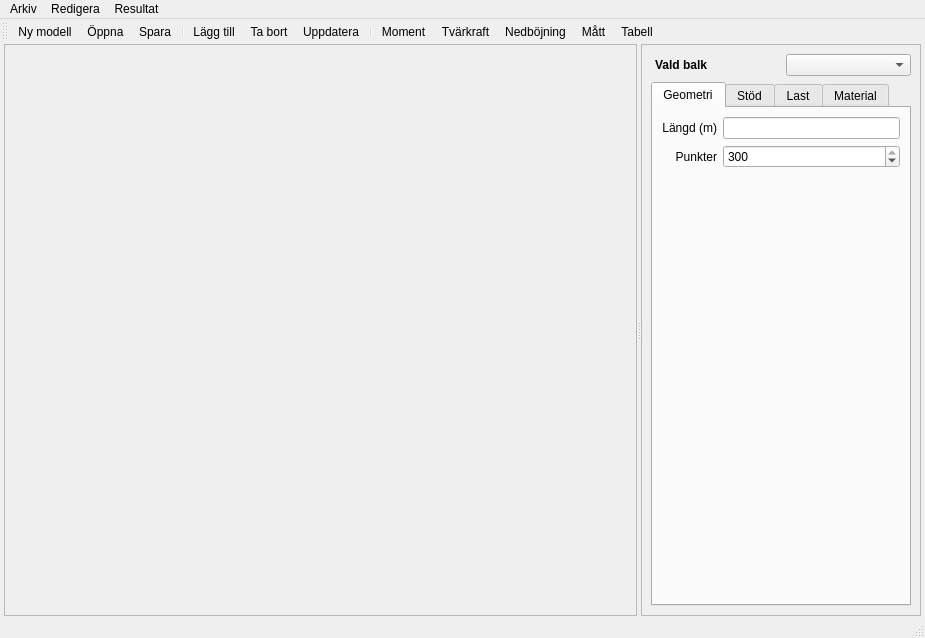
<?xml version="1.0" encoding="UTF-8"?>
<ui version="4.0">
 <class>main_window</class>
 <widget class="QMainWindow" name="main_window">
  <property name="geometry">
   <rect>
    <x>0</x>
    <y>0</y>
    <width>925</width>
    <height>638</height>
   </rect>
  </property>
  <property name="windowTitle">
   <string>Kontinuerlig balk</string>
  </property>
  <widget class="QWidget" name="main_widget">
   <layout class="QVBoxLayout" name="verticalLayout">
    <property name="leftMargin">
     <number>4</number>
    </property>
    <property name="topMargin">
     <number>0</number>
    </property>
    <property name="rightMargin">
     <number>4</number>
    </property>
    <property name="bottomMargin">
     <number>0</number>
    </property>
    <item>
     <widget class="QSplitter" name="splitter">
      <property name="orientation">
       <enum>Qt::Orientation::Horizontal</enum>
      </property>
      <widget class="QFrame" name="frame">
       <property name="sizePolicy">
        <sizepolicy hsizetype="Expanding" vsizetype="Preferred">
         <horstretch>0</horstretch>
         <verstretch>0</verstretch>
        </sizepolicy>
       </property>
       <property name="frameShape">
        <enum>QFrame::Shape::StyledPanel</enum>
       </property>
       <property name="frameShadow">
        <enum>QFrame::Shadow::Raised</enum>
       </property>
       <layout class="QVBoxLayout" name="verticalLayout_3">
        <item>
         <layout class="QVBoxLayout" name="main_layout"/>
        </item>
       </layout>
      </widget>
      <widget class="QFrame" name="frame_3">
       <property name="maximumSize">
        <size>
         <width>280</width>
         <height>16777215</height>
        </size>
       </property>
       <property name="autoFillBackground">
        <bool>false</bool>
       </property>
       <property name="frameShape">
        <enum>QFrame::Shape::StyledPanel</enum>
       </property>
       <property name="frameShadow">
        <enum>QFrame::Shadow::Raised</enum>
       </property>
       <layout class="QVBoxLayout" name="verticalLayout_2">
        <item>
         <layout class="QHBoxLayout" name="horizontalLayout">
          <property name="leftMargin">
           <number>4</number>
          </property>
          <item>
           <widget class="QLabel" name="label">
            <property name="font">
             <font>
              <bold>true</bold>
             </font>
            </property>
            <property name="text">
             <string>Vald balk</string>
            </property>
           </widget>
          </item>
          <item>
           <widget class="QComboBox" name="segment_combo">
            <property name="font">
             <font>
              <bold>true</bold>
             </font>
            </property>
           </widget>
          </item>
         </layout>
        </item>
        <item>
         <widget class="QTabWidget" name="tabWidget">
          <property name="tabPosition">
           <enum>QTabWidget::TabPosition::North</enum>
          </property>
          <property name="tabShape">
           <enum>QTabWidget::TabShape::Rounded</enum>
          </property>
          <property name="currentIndex">
           <number>0</number>
          </property>
          <property name="tabBarAutoHide">
           <bool>false</bool>
          </property>
          <widget class="QWidget" name="geometry_tab">
           <attribute name="title">
            <string>Geometri</string>
           </attribute>
           <layout class="QVBoxLayout" name="verticalLayout_4">
            <item>
             <layout class="QGridLayout" name="gridLayout">
              <item row="0" column="0">
               <widget class="QLabel" name="label_2">
                <property name="text">
                 <string>Längd (m)</string>
                </property>
                <property name="alignment">
                 <set>Qt::AlignmentFlag::AlignRight|Qt::AlignmentFlag::AlignTrailing|Qt::AlignmentFlag::AlignVCenter</set>
                </property>
               </widget>
              </item>
              <item row="0" column="1">
               <widget class="QLineEdit" name="segment_length_text"/>
              </item>
              <item row="1" column="0">
               <widget class="QLabel" name="label_3">
                <property name="text">
                 <string>Punkter</string>
                </property>
                <property name="alignment">
                 <set>Qt::AlignmentFlag::AlignRight|Qt::AlignmentFlag::AlignTrailing|Qt::AlignmentFlag::AlignVCenter</set>
                </property>
               </widget>
              </item>
              <item row="1" column="1">
               <widget class="QSpinBox" name="calc_points_spin">
                <property name="minimum">
                 <number>4</number>
                </property>
                <property name="maximum">
                 <number>300</number>
                </property>
                <property name="value">
                 <number>300</number>
                </property>
               </widget>
              </item>
             </layout>
            </item>
            <item>
             <spacer name="verticalSpacer">
              <property name="orientation">
               <enum>Qt::Orientation::Vertical</enum>
              </property>
              <property name="sizeHint" stdset="0">
               <size>
                <width>20</width>
                <height>40</height>
               </size>
              </property>
             </spacer>
            </item>
           </layout>
          </widget>
          <widget class="QWidget" name="support_tab">
           <attribute name="title">
            <string>Stöd</string>
           </attribute>
           <layout class="QVBoxLayout" name="verticalLayout_9">
            <item>
             <layout class="QHBoxLayout" name="horizontalLayout_2">
              <item>
               <widget class="QGroupBox" name="support_group">
                <property name="title">
                 <string>Vänster</string>
                </property>
                <layout class="QVBoxLayout" name="verticalLayout_7">
                 <item>
                  <widget class="QRadioButton" name="left_support_xyr_option">
                   <property name="text">
                    <string>XYR</string>
                   </property>
                  </widget>
                 </item>
                 <item>
                  <widget class="QRadioButton" name="left_support_xy_option">
                   <property name="text">
                    <string>XY</string>
                   </property>
                  </widget>
                 </item>
                 <item>
                  <widget class="QRadioButton" name="left_support_y_option">
                   <property name="text">
                    <string>Y</string>
                   </property>
                  </widget>
                 </item>
                </layout>
               </widget>
              </item>
              <item>
               <widget class="QGroupBox" name="support_group_2">
                <property name="title">
                 <string>Höger</string>
                </property>
                <layout class="QVBoxLayout" name="verticalLayout_8">
                 <item>
                  <widget class="QRadioButton" name="right_support_xyr_option">
                   <property name="text">
                    <string>XYR</string>
                   </property>
                  </widget>
                 </item>
                 <item>
                  <widget class="QRadioButton" name="right_support_xy_option">
                   <property name="text">
                    <string>XY</string>
                   </property>
                  </widget>
                 </item>
                 <item>
                  <widget class="QRadioButton" name="right_support_y_option">
                   <property name="text">
                    <string>Y</string>
                   </property>
                  </widget>
                 </item>
                </layout>
               </widget>
              </item>
             </layout>
            </item>
            <item>
             <spacer name="verticalSpacer_4">
              <property name="orientation">
               <enum>Qt::Orientation::Vertical</enum>
              </property>
              <property name="sizeHint" stdset="0">
               <size>
                <width>20</width>
                <height>40</height>
               </size>
              </property>
             </spacer>
            </item>
           </layout>
          </widget>
          <widget class="QWidget" name="load_tab">
           <attribute name="title">
            <string>Last</string>
           </attribute>
           <layout class="QVBoxLayout" name="verticalLayout_5">
            <item>
             <layout class="QHBoxLayout" name="horizontalLayout_4">
              <item>
               <widget class="QLabel" name="label_4">
                <property name="text">
                 <string>Utbredd last (N/m)</string>
                </property>
               </widget>
              </item>
              <item>
               <widget class="QLineEdit" name="segment_load_text"/>
              </item>
             </layout>
            </item>
            <item>
             <spacer name="verticalSpacer_2">
              <property name="orientation">
               <enum>Qt::Orientation::Vertical</enum>
              </property>
              <property name="sizeHint" stdset="0">
               <size>
                <width>20</width>
                <height>40</height>
               </size>
              </property>
             </spacer>
            </item>
           </layout>
          </widget>
          <widget class="QWidget" name="material_tab">
           <attribute name="title">
            <string>Material</string>
           </attribute>
           <layout class="QVBoxLayout" name="verticalLayout_6">
            <item>
             <layout class="QGridLayout" name="gridLayout_2">
              <item row="0" column="0">
               <widget class="QLabel" name="label_5">
                <property name="text">
                 <string>Elasticitetsmodul (Pa)</string>
                </property>
               </widget>
              </item>
              <item row="0" column="1">
               <widget class="QLineEdit" name="e_text"/>
              </item>
              <item row="1" column="0">
               <widget class="QLabel" name="label_6">
                <property name="text">
                 <string>Tvärsnittsarea (m2)</string>
                </property>
               </widget>
              </item>
              <item row="1" column="1">
               <widget class="QLineEdit" name="a_text"/>
              </item>
              <item row="2" column="0">
               <widget class="QLabel" name="label_7">
                <property name="text">
                 <string>Tröghetsmoment (m3)</string>
                </property>
               </widget>
              </item>
              <item row="2" column="1">
               <widget class="QLineEdit" name="i_text"/>
              </item>
             </layout>
            </item>
            <item>
             <spacer name="verticalSpacer_3">
              <property name="orientation">
               <enum>Qt::Orientation::Vertical</enum>
              </property>
              <property name="sizeHint" stdset="0">
               <size>
                <width>20</width>
                <height>40</height>
               </size>
              </property>
             </spacer>
            </item>
           </layout>
          </widget>
         </widget>
        </item>
       </layout>
      </widget>
     </widget>
    </item>
   </layout>
  </widget>
  <widget class="QMenuBar" name="menu_bar">
   <property name="geometry">
    <rect>
     <x>0</x>
     <y>0</y>
     <width>925</width>
     <height>21</height>
    </rect>
   </property>
   <widget class="QMenu" name="file_menu">
    <property name="title">
     <string>Arkiv</string>
    </property>
    <addaction name="new_action"/>
    <addaction name="separator"/>
    <addaction name="open_action"/>
    <addaction name="save_action"/>
    <addaction name="save_as_action"/>
    <addaction name="separator"/>
    <addaction name="exit_action"/>
   </widget>
   <widget class="QMenu" name="menuResultat">
    <property name="title">
     <string>Resultat</string>
    </property>
    <addaction name="moment_action"/>
    <addaction name="section_force_action"/>
    <addaction name="displ_action"/>
    <addaction name="results_view_action"/>
   </widget>
   <widget class="QMenu" name="menuRedigera">
    <property name="title">
     <string>Redigera</string>
    </property>
    <addaction name="add_beam_action"/>
    <addaction name="remove_beam_action"/>
    <addaction name="update_action"/>
   </widget>
   <addaction name="file_menu"/>
   <addaction name="menuRedigera"/>
   <addaction name="menuResultat"/>
  </widget>
  <widget class="QToolBar" name="toolBar">
   <property name="windowTitle">
    <string>toolBar</string>
   </property>
   <property name="styleSheet">
    <string notr="true">QToolBar { border: none; }

QToolButton::checked {
	background-color: rgb(218, 218, 218);
	color: rgb(157, 157, 157);
}</string>
   </property>
   <property name="iconSize">
    <size>
     <width>24</width>
     <height>24</height>
    </size>
   </property>
   <property name="toolButtonStyle">
    <enum>Qt::ToolButtonStyle::ToolButtonTextUnderIcon</enum>
   </property>
   <attribute name="toolBarArea">
    <enum>TopToolBarArea</enum>
   </attribute>
   <attribute name="toolBarBreak">
    <bool>false</bool>
   </attribute>
   <addaction name="new_action"/>
   <addaction name="open_action"/>
   <addaction name="save_action"/>
   <addaction name="separator"/>
   <addaction name="add_beam_action"/>
   <addaction name="remove_beam_action"/>
   <addaction name="update_action"/>
   <addaction name="separator"/>
   <addaction name="moment_action"/>
   <addaction name="section_force_action"/>
   <addaction name="displ_action"/>
   <addaction name="dimension_action"/>
   <addaction name="results_view_action"/>
  </widget>
  <widget class="QStatusBar" name="statusBar"/>
  <action name="open_action">
   <property name="icon">
    <iconset resource="beam_app.qrc">
     <normaloff>:/toolbar/images/Open Document.png</normaloff>
     <normalon>:/toolbar/images/icons8-open-32.png</normalon>:/toolbar/images/Open Document.png</iconset>
   </property>
   <property name="text">
    <string>Öppna</string>
   </property>
   <property name="shortcut">
    <string>Ctrl+O</string>
   </property>
  </action>
  <action name="save_action">
   <property name="icon">
    <iconset resource="beam_app.qrc">
     <normaloff>:/toolbar/images/Save.png</normaloff>
     <normalon>:/toolbar/images/icons8-save-32.png</normalon>:/toolbar/images/Save.png</iconset>
   </property>
   <property name="text">
    <string>Spara</string>
   </property>
   <property name="shortcut">
    <string>Ctrl+S</string>
   </property>
  </action>
  <action name="save_as_action">
   <property name="icon">
    <iconset>
     <normalon>:/toolbar/images/icons8-save-as-32.png</normalon>
    </iconset>
   </property>
   <property name="text">
    <string>Spara som...</string>
   </property>
   <property name="shortcut">
    <string>Ctrl+Shift+S</string>
   </property>
  </action>
  <action name="exit_action">
   <property name="text">
    <string>Avsluta</string>
   </property>
   <property name="shortcut">
    <string>Ctrl+X</string>
   </property>
  </action>
  <action name="new_action">
   <property name="icon">
    <iconset resource="beam_app.qrc">
     <normaloff>:/toolbar/images/Add File.png</normaloff>
     <normalon>:/toolbar/images/icons8-file-32.png</normalon>:/toolbar/images/Add File.png</iconset>
   </property>
   <property name="text">
    <string>Ny modell</string>
   </property>
   <property name="shortcut">
    <string>Ctrl+N</string>
   </property>
  </action>
  <action name="segments_action">
   <property name="checkable">
    <bool>true</bool>
   </property>
   <property name="icon">
    <iconset>
     <normalon>:/toolbar/images/icons8-edit-property-32.png</normalon>
    </iconset>
   </property>
   <property name="text">
    <string>Balkar...</string>
   </property>
   <property name="menuRole">
    <enum>QAction::MenuRole::NoRole</enum>
   </property>
  </action>
  <action name="bc_action">
   <property name="checkable">
    <bool>true</bool>
   </property>
   <property name="icon">
    <iconset>
     <normalon>:/toolbar/images/icons8-edit-property-32.png</normalon>
    </iconset>
   </property>
   <property name="text">
    <string>Stöd...</string>
   </property>
  </action>
  <action name="results_view_action">
   <property name="checkable">
    <bool>true</bool>
   </property>
   <property name="icon">
    <iconset resource="beam_app.qrc">
     <normaloff>:/toolbar/images/Table.png</normaloff>:/toolbar/images/Table.png</iconset>
   </property>
   <property name="text">
    <string>Tabell...</string>
   </property>
  </action>
  <action name="add_beam_action">
   <property name="icon">
    <iconset resource="beam_app.qrc">
     <normaloff>:/toolbar/images/Add.png</normaloff>:/toolbar/images/Add.png</iconset>
   </property>
   <property name="text">
    <string>Lägg till</string>
   </property>
   <property name="shortcut">
    <string>Ctrl++</string>
   </property>
   <property name="menuRole">
    <enum>QAction::MenuRole::NoRole</enum>
   </property>
  </action>
  <action name="remove_beam_action">
   <property name="icon">
    <iconset resource="beam_app.qrc">
     <normaloff>:/toolbar/images/Minus.png</normaloff>:/toolbar/images/Minus.png</iconset>
   </property>
   <property name="text">
    <string>Ta bort</string>
   </property>
   <property name="shortcut">
    <string>Ctrl+-</string>
   </property>
   <property name="menuRole">
    <enum>QAction::MenuRole::NoRole</enum>
   </property>
  </action>
  <action name="moment_action">
   <property name="checkable">
    <bool>true</bool>
   </property>
   <property name="icon">
    <iconset resource="beam_app.qrc">
     <normaloff>:/toolbar/images/M.png</normaloff>:/toolbar/images/M.png</iconset>
   </property>
   <property name="text">
    <string>Moment</string>
   </property>
   <property name="menuRole">
    <enum>QAction::MenuRole::NoRole</enum>
   </property>
  </action>
  <action name="section_force_action">
   <property name="checkable">
    <bool>true</bool>
   </property>
   <property name="icon">
    <iconset resource="beam_app.qrc">
     <normaloff>:/toolbar/images/V.png</normaloff>:/toolbar/images/V.png</iconset>
   </property>
   <property name="text">
    <string>Tvärkraft</string>
   </property>
   <property name="menuRole">
    <enum>QAction::MenuRole::NoRole</enum>
   </property>
  </action>
  <action name="displ_action">
   <property name="checkable">
    <bool>true</bool>
   </property>
   <property name="icon">
    <iconset resource="beam_app.qrc">
     <normaloff>:/toolbar/images/Y.png</normaloff>:/toolbar/images/Y.png</iconset>
   </property>
   <property name="text">
    <string>Nedböjning</string>
   </property>
   <property name="menuRole">
    <enum>QAction::MenuRole::NoRole</enum>
   </property>
  </action>
  <action name="update_action">
   <property name="icon">
    <iconset resource="beam_app.qrc">
     <normaloff>:/toolbar/images/Available Updates.png</normaloff>:/toolbar/images/Available Updates.png</iconset>
   </property>
   <property name="text">
    <string>Uppdatera</string>
   </property>
   <property name="shortcut">
    <string>Ctrl+R</string>
   </property>
   <property name="menuRole">
    <enum>QAction::MenuRole::NoRole</enum>
   </property>
  </action>
  <action name="dimension_action">
   <property name="checkable">
    <bool>true</bool>
   </property>
   <property name="icon">
    <iconset resource="beam_app.qrc">
     <normaloff>:/toolbar/images/Dimensions.png</normaloff>:/toolbar/images/Dimensions.png</iconset>
   </property>
   <property name="text">
    <string>Mått</string>
   </property>
   <property name="menuRole">
    <enum>QAction::MenuRole::NoRole</enum>
   </property>
  </action>
 </widget>
 <resources>
  <include location="beam_app.qrc"/>
 </resources>
 <connections/>
</ui>
